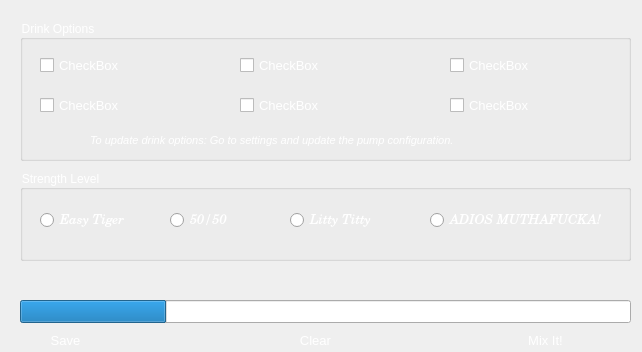
<?xml version="1.0" encoding="UTF-8"?>
<ui version="4.0">
 <class>CustomDrinkWidget</class>
 <widget class="QWidget" name="CustomDrinkWidget">
  <property name="geometry">
   <rect>
    <x>0</x>
    <y>0</y>
    <width>642</width>
    <height>352</height>
   </rect>
  </property>
  <property name="windowTitle">
   <string>Custom Drink</string>
  </property>
  <property name="styleSheet">
   <string notr="true">QLabel{
color: rgb(255,255,255);
}

QPushButton{
background-color: rgb(255, 255, 255);
}

QLineEdit{
color: rgb(255,255,255);
}

QProgressBar{
color: rgb(255,255,255);
}</string>
  </property>
  <widget class="QGroupBox" name="drinkOptionsGroupBox">
   <property name="geometry">
    <rect>
     <x>20</x>
     <y>20</y>
     <width>611</width>
     <height>141</height>
    </rect>
   </property>
   <property name="styleSheet">
    <string notr="true">QGroupBox{
color: rgb(255, 255, 255);
}

QCheckBox{
color: rgb(255, 255, 255);
}

QCheckBox:indicator:unchecked{
image: url(:/images/images/checkbox-unchecked.svg);
}

QCheckBox:indicator:checked{
image: url(:/images/images/checkbox-checked.svg);
}</string>
   </property>
   <property name="title">
    <string>Drink Options</string>
   </property>
   <property name="checkable">
    <bool>false</bool>
   </property>
   <property name="checked">
    <bool>false</bool>
   </property>
   <widget class="QLabel" name="customDrinkHelpLabel">
    <property name="geometry">
     <rect>
      <x>70</x>
      <y>110</y>
      <width>441</width>
      <height>20</height>
     </rect>
    </property>
    <property name="font">
     <font>
      <family>MS Sans Serif</family>
      <pointsize>8</pointsize>
      <weight>50</weight>
      <italic>true</italic>
      <bold>false</bold>
     </font>
    </property>
    <property name="text">
     <string>To update drink options: Go to settings and update the pump configuration.</string>
    </property>
   </widget>
   <widget class="QCheckBox" name="drinkOption1">
    <property name="enabled">
     <bool>true</bool>
    </property>
    <property name="geometry">
     <rect>
      <x>20</x>
      <y>30</y>
      <width>101</width>
      <height>31</height>
     </rect>
    </property>
    <property name="font">
     <font>
      <family>Tahoma</family>
      <pointsize>10</pointsize>
     </font>
    </property>
    <property name="text">
     <string>CheckBox</string>
    </property>
   </widget>
   <widget class="QCheckBox" name="drinkOption2">
    <property name="enabled">
     <bool>true</bool>
    </property>
    <property name="geometry">
     <rect>
      <x>20</x>
      <y>70</y>
      <width>101</width>
      <height>31</height>
     </rect>
    </property>
    <property name="font">
     <font>
      <family>Tahoma</family>
      <pointsize>10</pointsize>
     </font>
    </property>
    <property name="text">
     <string>CheckBox</string>
    </property>
   </widget>
   <widget class="QCheckBox" name="drinkOption3">
    <property name="enabled">
     <bool>true</bool>
    </property>
    <property name="geometry">
     <rect>
      <x>220</x>
      <y>30</y>
      <width>101</width>
      <height>31</height>
     </rect>
    </property>
    <property name="font">
     <font>
      <family>Tahoma</family>
      <pointsize>10</pointsize>
     </font>
    </property>
    <property name="text">
     <string>CheckBox</string>
    </property>
   </widget>
   <widget class="QCheckBox" name="drinkOption4">
    <property name="enabled">
     <bool>true</bool>
    </property>
    <property name="geometry">
     <rect>
      <x>220</x>
      <y>70</y>
      <width>101</width>
      <height>31</height>
     </rect>
    </property>
    <property name="font">
     <font>
      <family>Tahoma</family>
      <pointsize>10</pointsize>
     </font>
    </property>
    <property name="text">
     <string>CheckBox</string>
    </property>
   </widget>
   <widget class="QCheckBox" name="drinkOption5">
    <property name="enabled">
     <bool>true</bool>
    </property>
    <property name="geometry">
     <rect>
      <x>430</x>
      <y>30</y>
      <width>101</width>
      <height>31</height>
     </rect>
    </property>
    <property name="font">
     <font>
      <family>Tahoma</family>
      <pointsize>10</pointsize>
     </font>
    </property>
    <property name="text">
     <string>CheckBox</string>
    </property>
   </widget>
   <widget class="QCheckBox" name="drinkOption6">
    <property name="enabled">
     <bool>true</bool>
    </property>
    <property name="geometry">
     <rect>
      <x>430</x>
      <y>70</y>
      <width>101</width>
      <height>31</height>
     </rect>
    </property>
    <property name="font">
     <font>
      <family>Tahoma</family>
      <pointsize>10</pointsize>
     </font>
    </property>
    <property name="text">
     <string>CheckBox</string>
    </property>
   </widget>
  </widget>
  <widget class="QPushButton" name="saveCustomDrinkButton">
   <property name="geometry">
    <rect>
     <x>40</x>
     <y>270</y>
     <width>50</width>
     <height>50</height>
    </rect>
   </property>
   <property name="font">
    <font>
     <family>Tahoma</family>
     <pointsize>10</pointsize>
    </font>
   </property>
   <property name="styleSheet">
    <string notr="true">QPushButton {
background-color: none;
	background-image: url(:/images/images/save.svg);
    border: solid;
	max-width:50px;
  max-height:50px;
  min-width:50px;
  min-height:50px;
    }

QPushButton:pressed {
    border-style: inset;
    background: qradialgradient(
        cx: 0.4, cy: -0.1, fx: 0.4, fy: -0.1,
        radius: 1.35, stop: 0, stop: 1
        );
    }</string>
   </property>
   <property name="text">
    <string/>
   </property>
  </widget>
  <widget class="QPushButton" name="clearCustomDrinkButton">
   <property name="geometry">
    <rect>
     <x>290</x>
     <y>270</y>
     <width>50</width>
     <height>50</height>
    </rect>
   </property>
   <property name="font">
    <font>
     <family>Tahoma</family>
     <pointsize>10</pointsize>
    </font>
   </property>
   <property name="styleSheet">
    <string notr="true">QPushButton {
background-image: url(:/images/images/clear.svg);
background-color: none;
    border-radius: 23px;
	max-width:50px;
  max-height:50px;
  min-width:50px;
  min-height:50px;
    }

QPushButton:pressed {
    border-style: inset;
    background: qradialgradient(
        cx: 0.4, cy: -0.1, fx: 0.4, fy: -0.1,
        radius: 1.35, stop: 0, stop: 1
        );
    }</string>
   </property>
   <property name="text">
    <string/>
   </property>
  </widget>
  <widget class="QPushButton" name="makeCustomDrinkButton">
   <property name="geometry">
    <rect>
     <x>520</x>
     <y>270</y>
     <width>50</width>
     <height>50</height>
    </rect>
   </property>
   <property name="font">
    <font>
     <family>Tahoma</family>
     <pointsize>10</pointsize>
    </font>
   </property>
   <property name="styleSheet">
    <string notr="true">QPushButton {
background-image: url(:/images/images/mixit-icon.svg);
background-color: none;
    border: solid;
    border-radius: 23px;
	max-width:50px;
  max-height:50px;
  min-width:50px;
  min-height:50px;
    }

QPushButton:pressed {
    border-style: inset;
    background: qradialgradient(
        cx: 0.4, cy: -0.1, fx: 0.4, fy: -0.1,
        radius: 1.35, stop: 0, stop: 1
        );
    }</string>
   </property>
   <property name="text">
    <string/>
   </property>
  </widget>
  <widget class="QProgressBar" name="customDrinkProgressBar">
   <property name="enabled">
    <bool>true</bool>
   </property>
   <property name="geometry">
    <rect>
     <x>20</x>
     <y>300</y>
     <width>611</width>
     <height>23</height>
    </rect>
   </property>
   <property name="value">
    <number>24</number>
   </property>
  </widget>
  <widget class="QLabel" name="mixItLabel">
   <property name="enabled">
    <bool>true</bool>
   </property>
   <property name="geometry">
    <rect>
     <x>510</x>
     <y>330</y>
     <width>71</width>
     <height>21</height>
    </rect>
   </property>
   <property name="font">
    <font>
     <family>Tahoma</family>
     <pointsize>10</pointsize>
    </font>
   </property>
   <property name="text">
    <string>Mix It!</string>
   </property>
   <property name="alignment">
    <set>Qt::AlignCenter</set>
   </property>
  </widget>
  <widget class="QLabel" name="clearLabel">
   <property name="enabled">
    <bool>true</bool>
   </property>
   <property name="geometry">
    <rect>
     <x>280</x>
     <y>330</y>
     <width>71</width>
     <height>21</height>
    </rect>
   </property>
   <property name="font">
    <font>
     <family>Tahoma</family>
     <pointsize>10</pointsize>
    </font>
   </property>
   <property name="text">
    <string>Clear</string>
   </property>
   <property name="alignment">
    <set>Qt::AlignCenter</set>
   </property>
  </widget>
  <widget class="QLabel" name="saveLabel">
   <property name="enabled">
    <bool>true</bool>
   </property>
   <property name="geometry">
    <rect>
     <x>30</x>
     <y>330</y>
     <width>71</width>
     <height>21</height>
    </rect>
   </property>
   <property name="font">
    <font>
     <family>Tahoma</family>
     <pointsize>10</pointsize>
    </font>
   </property>
   <property name="text">
    <string>Save</string>
   </property>
   <property name="alignment">
    <set>Qt::AlignCenter</set>
   </property>
  </widget>
  <widget class="QGroupBox" name="strengthLevelGroupBox">
   <property name="geometry">
    <rect>
     <x>20</x>
     <y>170</y>
     <width>611</width>
     <height>91</height>
    </rect>
   </property>
   <property name="autoFillBackground">
    <bool>false</bool>
   </property>
   <property name="styleSheet">
    <string notr="true">QGroupBox{
color: rgb(255, 255, 255);
}

QRadioButton{
font: italic 10pt &quot;Century Schoolbook&quot;;
color: rgb(255, 255, 255)
}

QRadioButton:indicator:unchecked{
image: url(:/images/images/radio-unchecked.svg);
}

QRadioButton:indicator:checked{
image: url(:/images/images/radio-checked.svg);
}</string>
   </property>
   <property name="title">
    <string>Strength Level</string>
   </property>
   <property name="checkable">
    <bool>false</bool>
   </property>
   <property name="checked">
    <bool>false</bool>
   </property>
   <widget class="QRadioButton" name="fiftyFiftyStrengthLevel">
    <property name="enabled">
     <bool>true</bool>
    </property>
    <property name="geometry">
     <rect>
      <x>150</x>
      <y>40</y>
      <width>82</width>
      <height>21</height>
     </rect>
    </property>
    <property name="font">
     <font>
      <family>Century Schoolbook</family>
      <pointsize>10</pointsize>
      <weight>50</weight>
      <italic>true</italic>
      <bold>false</bold>
     </font>
    </property>
    <property name="styleSheet">
     <string notr="true"/>
    </property>
    <property name="text">
     <string>50/50</string>
    </property>
   </widget>
   <widget class="QRadioButton" name="easyTigerStrengthLevel">
    <property name="enabled">
     <bool>true</bool>
    </property>
    <property name="geometry">
     <rect>
      <x>20</x>
      <y>40</y>
      <width>101</width>
      <height>21</height>
     </rect>
    </property>
    <property name="font">
     <font>
      <family>Century Schoolbook</family>
      <pointsize>10</pointsize>
      <weight>50</weight>
      <italic>true</italic>
      <bold>false</bold>
     </font>
    </property>
    <property name="styleSheet">
     <string notr="true"/>
    </property>
    <property name="text">
     <string>Easy Tiger</string>
    </property>
   </widget>
   <widget class="QRadioButton" name="littyTittyStrengthLevel">
    <property name="enabled">
     <bool>true</bool>
    </property>
    <property name="geometry">
     <rect>
      <x>270</x>
      <y>40</y>
      <width>111</width>
      <height>21</height>
     </rect>
    </property>
    <property name="font">
     <font>
      <family>Century Schoolbook</family>
      <pointsize>10</pointsize>
      <weight>50</weight>
      <italic>true</italic>
      <bold>false</bold>
     </font>
    </property>
    <property name="styleSheet">
     <string notr="true"/>
    </property>
    <property name="text">
     <string>Litty Titty</string>
    </property>
   </widget>
   <widget class="QRadioButton" name="adioMfStrengthLevel">
    <property name="enabled">
     <bool>true</bool>
    </property>
    <property name="geometry">
     <rect>
      <x>410</x>
      <y>40</y>
      <width>191</width>
      <height>21</height>
     </rect>
    </property>
    <property name="font">
     <font>
      <family>Century Schoolbook</family>
      <pointsize>10</pointsize>
      <weight>50</weight>
      <italic>true</italic>
      <bold>false</bold>
     </font>
    </property>
    <property name="styleSheet">
     <string notr="true"/>
    </property>
    <property name="text">
     <string>ADIOS MUTHAFUCKA!</string>
    </property>
   </widget>
  </widget>
  <zorder>customDrinkProgressBar</zorder>
  <zorder>drinkOptionsGroupBox</zorder>
  <zorder>saveCustomDrinkButton</zorder>
  <zorder>clearCustomDrinkButton</zorder>
  <zorder>makeCustomDrinkButton</zorder>
  <zorder>mixItLabel</zorder>
  <zorder>clearLabel</zorder>
  <zorder>saveLabel</zorder>
  <zorder>strengthLevelGroupBox</zorder>
 </widget>
 <resources>
  <include location="customDrinkWidgetResource.qrc"/>
 </resources>
 <connections/>
</ui>
